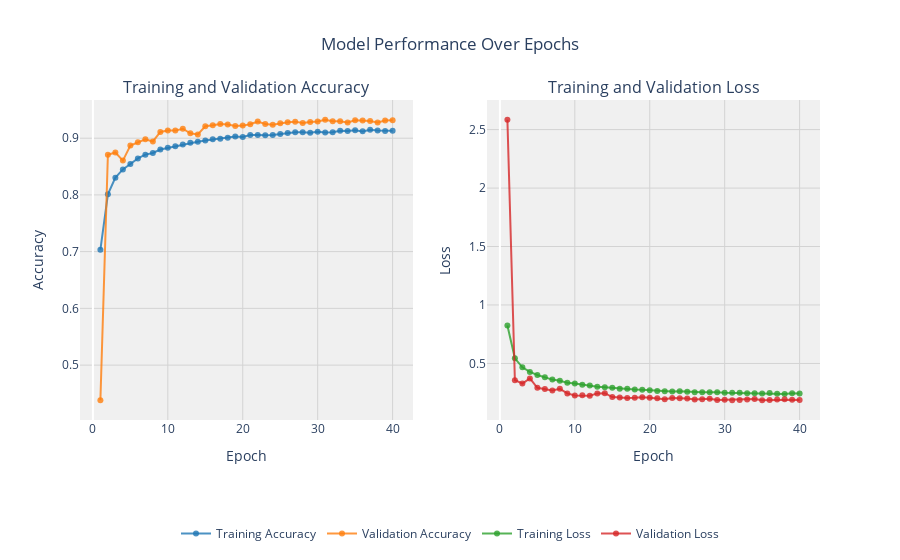

Write notebook code for a chart like this one.
### Code cell
def create_trace(x, y, name, color):
    trace = go.Scatter(
        x=x,
        y=y,
        name=name,
        line=dict(color=color, width=2),
        mode="lines+markers",
        marker=dict(size=6),
        hovertemplate=f'{name}: %{y}<extra></extra>',  # Removed specific formatting
    )
    return trace

def plot_accuracy_and_loss(history):
    hist = history.history
    acc = hist['accuracy']
    val_acc = hist['val_accuracy']
    loss = hist['loss']
    val_loss = hist['val_loss']
    epochs = list(range(1, len(acc) + 1))

    # Create traces
    trace_ta = create_trace(epochs, acc, "Training Accuracy", "rgba(31, 119, 180, 0.8)")
    trace_va = create_trace(epochs, val_acc, "Validation Accuracy", "rgba(255, 127, 14, 0.8)")
    trace_tl = create_trace(epochs, loss, "Training Loss", "rgba(44, 160, 44, 0.8)")
    trace_vl = create_trace(epochs, val_loss, "Validation Loss", "rgba(214, 39, 40, 0.8)")

    # Subplots
    fig = make_subplots(rows=1, cols=2, subplot_titles=('Training and Validation Accuracy', 'Training and Validation Loss'))

    # Add traces to subplots
    fig.add_trace(trace_ta, row=1, col=1)
    fig.add_trace(trace_va, row=1, col=1)
    fig.add_trace(trace_tl, row=1, col=2)
    fig.add_trace(trace_vl, row=1, col=2)

    # Update layout for aesthetics
    fig.update_layout(
        title='Model Performance Over Epochs',
        title_x=0.5,
        xaxis_title='Epoch',
        xaxis2_title='Epoch',
        yaxis_title='Accuracy',
        yaxis2_title='Loss',
        legend=dict(orientation="h", yanchor="bottom", y=-0.4, xanchor="center", x=0.5),
        plot_bgcolor='rgba(240, 240, 240, 0.95)',
        font=dict(size=12)
    )

    # Update axes for consistency
    fig.update_xaxes(showgrid=True, gridwidth=1, gridcolor='lightgray')
    fig.update_yaxes(showgrid=True, gridwidth=1, gridcolor='lightgray')

    # Display the plot
    iplot(fig)

# Example usage
plot_accuracy_and_loss(history)
